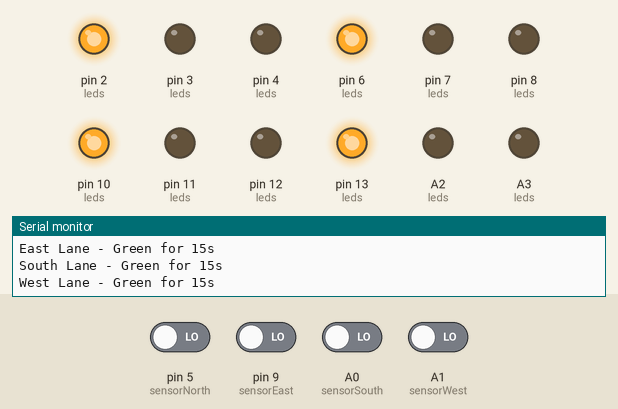
The sketch below on a simulated Arduino Uno, built with avr-gcc and run on an emulated ATmega328P. On the bench: output pins drawn as LEDs (lit = HIGH), the last lines printed to the serial monitor. Inputs (shaded band) come from the test bench; at power-on: A0 (sensorSouth), A1 (sensorWest), pin 5 (sensorNorth), pin 9 (sensorEast) LOW.

Above: at 57.4 s.
57.5 s: pin 5 (sensorNorth) driven HIGH
At 71.6 s:
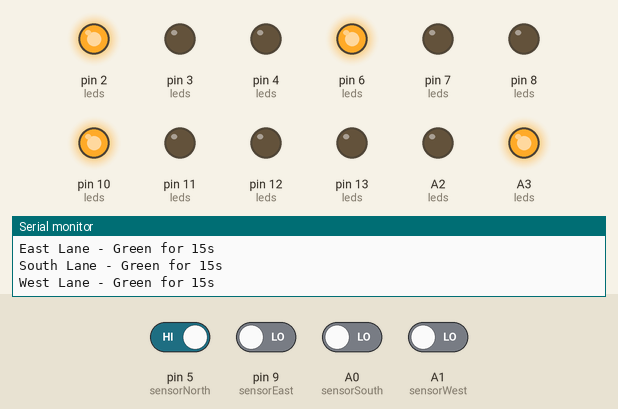
At 75.1 s:
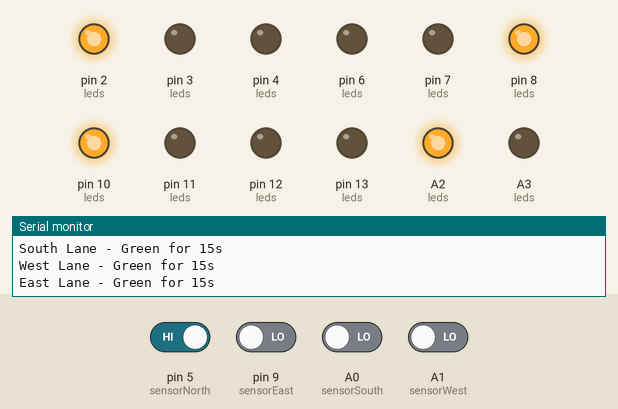
Timing chart, 0 to 76.6 s (numbered marks = the images above; inputs shaded):
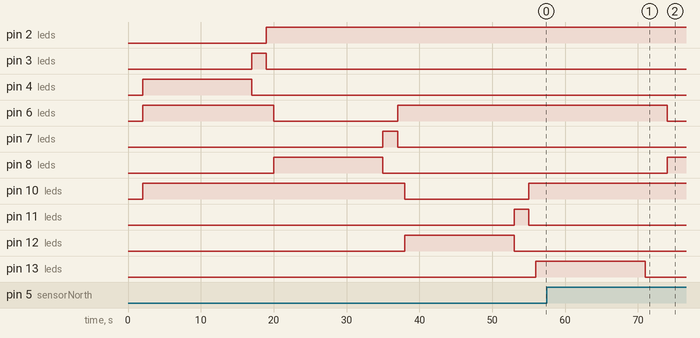

The sketch:

smart_traffic_light.ino
```cpp
// Define LED pins and sensor pins for each lane
int northRed = 2, northYellow = 3, northGreen = 4, sensorNorth = 5;
int eastRed = 6, eastYellow = 7, eastGreen = 8, sensorEast = 9;
int southRed = 10, southYellow = 11, southGreen = 12, sensorSouth = A0;
int westRed = A2, westYellow = A3, westGreen = 13, sensorWest = A1;

void setup() {
  // Array of all traffic light LEDs to initialize as output
  int leds[] = {
    northRed, northYellow, northGreen,
    eastRed, eastYellow, eastGreen,
    southRed, southYellow, southGreen,
    westRed, westYellow, westGreen
  };

  // Set all LED pins as OUTPUT
  for (int i = 0; i < 12; i++) pinMode(leds[i], OUTPUT);

  // Set all IR sensor pins as INPUT
  pinMode(sensorNorth, INPUT);
  pinMode(sensorEast, INPUT);
  pinMode(sensorSouth, INPUT);
  pinMode(sensorWest, INPUT);

  // Start serial communication for debugging
  Serial.begin(9600);
  Serial.println("Smart Traffic Started...");
  delay(2000);  // Initial delay before starting loop
}

void loop() {
  // Read each IR sensor: LOW means vehicle detected
  bool n = digitalRead(sensorNorth) == 0;
  bool e = digitalRead(sensorEast) == 0;
  bool s = digitalRead(sensorSouth) == 0;
  bool w = digitalRead(sensorWest) == 0;

  // If any lane has traffic, give priority with longer green time
  if (n || e || s || w) {
    if (n) controlLane("North", northRed, northYellow, northGreen, 15);
    if (e) controlLane("East", eastRed, eastYellow, eastGreen, 15);
    if (s) controlLane("South", southRed, southYellow, southGreen, 15);
    if (w) controlLane("West", westRed, westYellow, westGreen, 15);
  } else {
    // No traffic detected — run all lanes for default short time
    controlLane("North", northRed, northYellow, northGreen, 3);
    controlLane("East", eastRed, eastYellow, eastGreen, 3);
    controlLane("South", southRed, southYellow, southGreen, 3);
    controlLane("West", westRed, westYellow, westGreen, 3);
  }
}

// Controls signal for a single lane
void controlLane(String name, int red, int yellow, int green, int greenTime) {
  allRed();  // Ensure all other lights are red

  // Debug message
  Serial.print(name);
  Serial.print(" Lane - Green for ");
  Serial.print(greenTime);
  Serial.println("s");

  // Turn on green, wait, then switch to yellow and finally back to red
  digitalWrite(red, LOW);     // Red off
  digitalWrite(green, HIGH);  // Green on
  delay(greenTime * 1000);    // Wait for greenTime
  digitalWrite(green, LOW);   // Green off

  digitalWrite(yellow, HIGH); // Yellow on
  delay(2000);                // Yellow duration
  digitalWrite(yellow, LOW);  // Yellow off
  digitalWrite(red, HIGH);    // Red on again
  delay(1000);                // Small pause before next lane
}

// Sets all lights to red before giving green to any one lane
void allRed() {
  int redPins[] = {northRed, eastRed, southRed, westRed};
  int yellowPins[] = {northYellow, eastYellow, southYellow, westYellow};
  int greenPins[] = {northGreen, eastGreen, southGreen, westGreen};

  for (int i = 0; i < 4; i++) {
    digitalWrite(redPins[i], HIGH);    // Turn all red lights ON
    digitalWrite(yellowPins[i], LOW);  // Turn all yellow lights OFF
    digitalWrite(greenPins[i], LOW);   // Turn all green lights OFF
  }
}
```

Measured:
- after the input at 57.5 s, pin 2 (leds): stays HIGH (without the input it goes to LOW after 16.5 s); pin 4 (leds): stays LOW (without the input it goes to HIGH after 16.5 s); pin 6 (leds): HIGH → LOW after 16.5 s; pin 8 (leds): LOW → HIGH after 16.5 s
